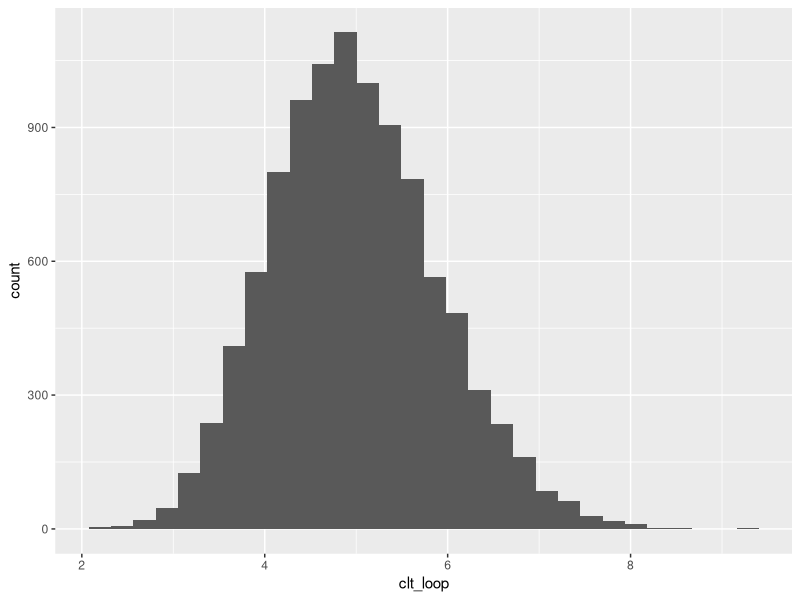
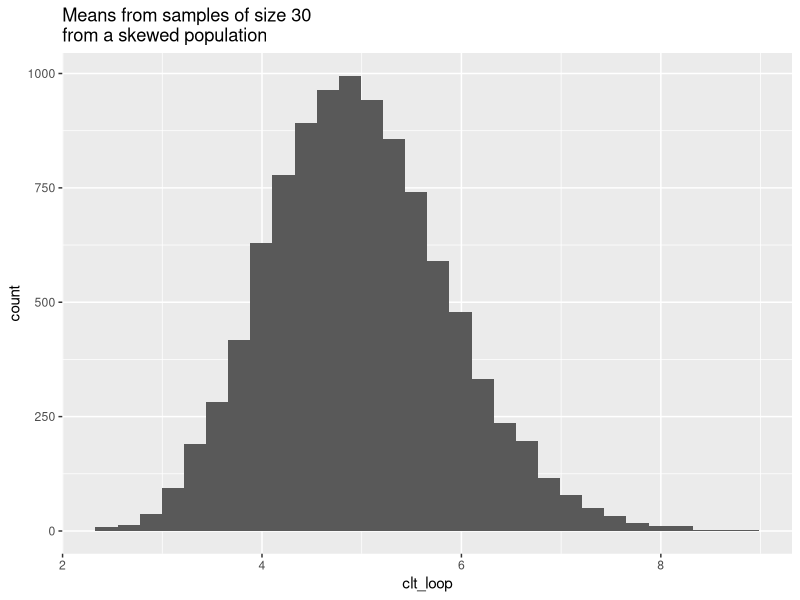

Recreate these plots in R, in order.
## ---- chunk 1
#| message: false
#| warning: false

library(tidyverse)
## ---- chunk 2
data_sci <- list(
  first = c("first it must work", "then it can be" , "pretty"),
  DRY = c("Do not", "Repeat", "Yourself"),
  dont_forget = c("garbage", "in", "out"),
  our_first_tibble = mpg,
  integers = 1:25,
  doubles = sqrt(1:25),
  tidyverse = c(pack1 = "ggplot2", 
                pack2 = "dplyr", 
                pack3 = "lubridate", 
                etc = "and more!"),
  opinion = list("SDS 264 is",  
                 c("awesome!", "amazing!", "rainbows!"))
)

str(data_sci)
## ---- chunk 3
clt_loop <- vector("double", 10000)  
for (i in 1:10000) {
  n <- rexp(30, rate = 0.2)
  clt_loop[[i]] = mean(n)
}
clt_loop

clt_graph <- tibble(clt_loop = clt_loop)

ggplot(clt_graph, aes(x = clt_loop)) +
  geom_histogram()
## ---- chunk 4
clt_func <- function(samp_size, n_means) {
  label <- rlang::englue("Means from samples of size {{samp_size}} \nfrom a skewed population")
  
  clt_loop <- vector("double", {{ n_means }})
  for (i in 1:{{ n_means }}) {
    n <- rexp({{ samp_size }}, rate = 0.2)
    clt_loop[[i]] = mean(n)
  }
  
  clt_graph <- tibble(clt_loop = clt_loop)
  ggplot(clt_graph, aes(x = clt_loop)) +
    geom_histogram() +
    labs(title = label)
}

clt_func(30, 10000)
